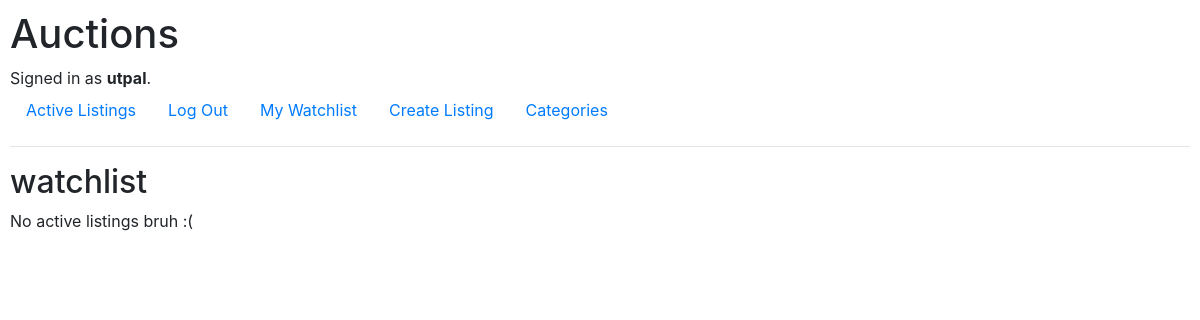
Before: /watchlist (signed in) with the older database file.
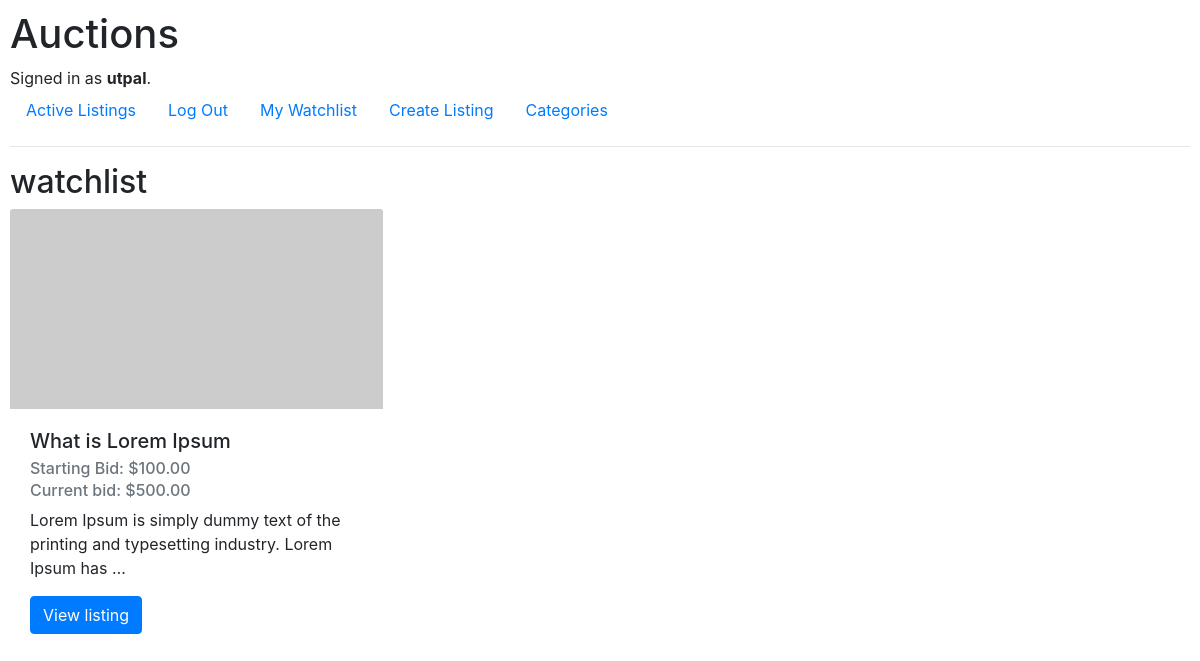
After: the same page with the newer database file.
### auctions/models.py (models this page shows, shortened)
class Listing(models.Model):
    title = models.CharField(max_length=100)
    description = models.TextField()
    starting_bid = models.DecimalField(max_digits=10, decimal_places=2)
    img_url = models.URLField(blank=True, null=True)
    isActive = models.BooleanField(default=True)
    created_at = models.DateTimeField(auto_now_add=True)
    @property
    def current_price(self):
        highest_bid = self.listing_bids.order_by('-amount').first()
        return highest_bid.amount if highest_bid else self.starting_bid
    owner = models.ForeignKey(User, on_delete=models.CASCADE, related_name= "user_listings")
    category = models.ForeignKey(Category, on_delete=models.CASCADE, related_name= "category_listings",
                                 blank=True, null=True)
    watchlist = models.ManyToManyField(User, blank=True, related_name= "watchlist_listings")
    winner = models.ForeignKey(User, null=True, blank=True, on_delete=models.SET_NULL,
    related_name="won_auctions")

class Bid(models.Model):
    amount = models.DecimalField(max_digits=10, decimal_places=2)
    created_at = models.DateTimeField(auto_now_add=True)
    user = models.ForeignKey(User, on_delete=models.CASCADE, related_name= "user_bids")
    listing = models.ForeignKey(Listing, on_delete=models.CASCADE, related_name= "listing_bids")

### auctions/views.py (the view)
# urls.py: path("watchlist", views.watchlist_view, name="watchlist_view"),
@login_required
def watchlist_view(request):
    listings = request.user.watchlist_listings.all()
    return render(request, "watchlist.html",{
        "listings": listings,
    })

### auctions/templates/watchlist.html
{% extends "auctions/layout.html" %}
{% block body %}
<h2>watchlist</h2>
<div class="row">
    {% for listing in listings %}
        <div class="col-md-4">
            {% if listing.img_url %}
                <img src="{{ listing.img_url }}"
                     class="card-img-top"
                     alt="{{ listing.title }}"
                     style="height: 200px; object-fit: cover;">
            {% else %}
                <div class="card-img-top bg-secondary text-white d-flex align-items-center justify-content-center"
                     style="height: 200px;">
                    <span>No Image</span>
                </div>
            {% endif %}
            <div class="card-body">
                <h5 class="card-title">{{ listing.title }}</h5>
                <h6 class="card-subtitle mb-2 text-muted">
                    Starting Bid: ${{ listing.starting_bid }}
                </h6>
                <h6 class="card-subtitle mb-2 text-muted">
                    Current bid: ${{ listing.current_price }}
                </h6>
                <p class="card-text">
                    {{ listing.description|truncatewords:15 }}
                </p>
                <a href="{% url 'listing' listing.id %}" class="btn btn-primary">View listing</a>
            </div>
        </div>
    {% empty %}
        <div class="col-12">
            <p>No active listings bruh :(</p>
        </div>
    {% endfor %}
</div>
{% endblock %}

Changed rows visible on the page:
now on this page (row edited): Listing: title "What is Lorem Ipsum", starting_bid "100.00", current_price "500.00", description "Lorem Ipsum is simply dummy text of the printing and typesetting industry. Lorem Ipsum has …"
Other visible differences:
text no longer shown: "No active listings bruh :("
